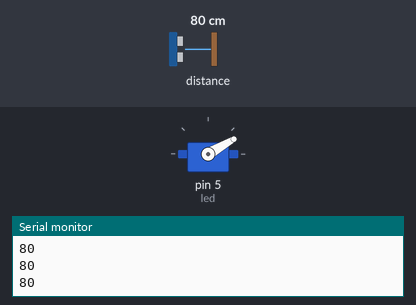
Simulated run of this sketch. Board: Arduino Uno, built with avr-gcc and run on an emulated ATmega328P. Shown: servo, the last lines printed to the serial monitor. Inputs (shaded band) come from the test bench; at power-on: distance to the obstacle 80 cm.

Above: at 1.2 s.
1.3 s: distance to the obstacle set to 17 cm
2.8 s: distance to the obstacle set to 13 cm
At 6.13 s:
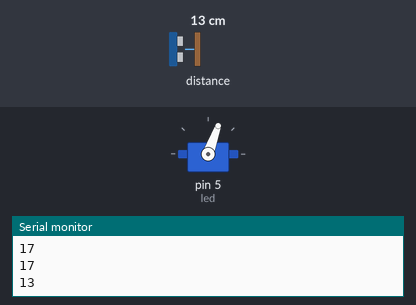
Timing chart, 0 to 10.3 s (numbered marks = the images above; inputs shaded):
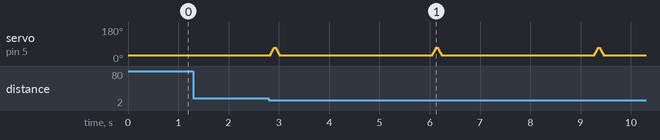

Measured:
- the behaviour switches between 15 and 14 cm on distance to the obstacle (found by bisection; images 0 and 1)

The sketch:

07_Distance.ino
```cpp
#include <Servo.h>

#include "Ultrasonic.h"


int led = 5;
Servo myservo;
Ultrasonic ultrasonic(0);

int val;    // variable to read the value from the analog pin
int posa = 75;
int posb = 30;
void setup()
{
  Serial.begin(9600);
  pinMode(led, OUTPUT);
    myservo.attach(5);  // attaches the servo on pin 4 to the servo object

myservo.write(posb);

}
void loop()
{
  long RangeInCentimeters;
  RangeInCentimeters = ultrasonic.MeasureInCentimeters(); // two measurements should keep an interval
  Serial.println(RangeInCentimeters);//0~400cm


myservo.write(posb);
 if (RangeInCentimeters < 15){
//    Serial.println(RangeInCentimeters);

 for (int i = posb; i < posa; i = i + 1) {
    myservo.write(i);
    Serial.begin(i);
    delay(2); // decrease this number in order to have a more fluid movement
  }
  for (int i = posa; i > posb; i = i - 1) {
    myservo.write(i);
    Serial.begin(i);
    delay(2); // decrease this number in order to have a more fluid movement
  }
delay(3000);

    }


  delay(25);
}
```
